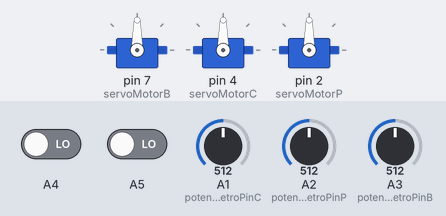
Bench run of a sketch on a simulated Arduino Uno, built with avr-gcc and run on an emulated ATmega328P. On the bench: 3 × servo. The test bench sets the inputs (shaded band); at power-on: A1 (potenciometroPinC) = 512, A2 (potenciometroPinP) = 512, A3 (potenciometroPinB) = 512, A4 LOW, A5 LOW.

Above: at 1.2 s.
1.3 s: A1 (potenciometroPinC) set to 716
At 2.5 s:
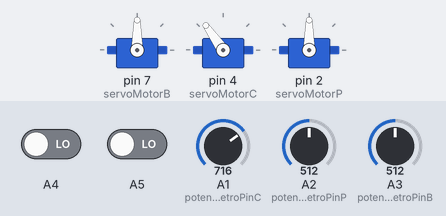
2.8 s: A2 (potenciometroPinP) set to 716
At 4.0 s:
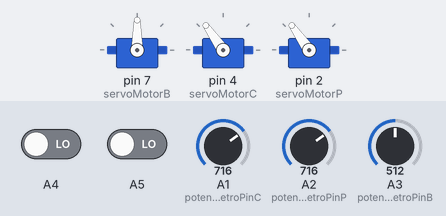
4.3 s: A3 (potenciometroPinB) set to 716
At 5.4 s:
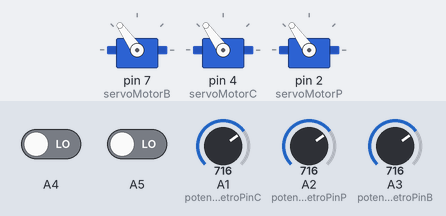
5.8 s: A1 (potenciometroPinC) set to 900
At 6.7 s:
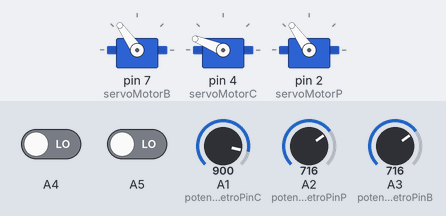
7.3 s: A2 (potenciometroPinP) set to 900
At 8.0 s:
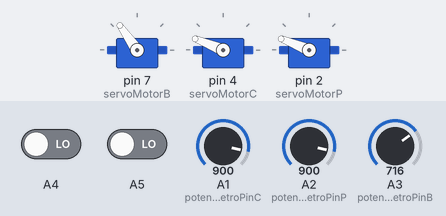
8.8 s: A3 (potenciometroPinB) set to 900
At 9.3 s:
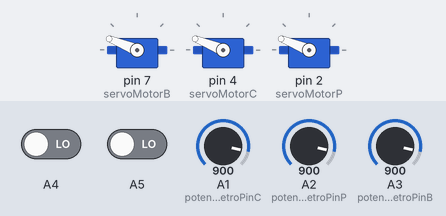
Timing chart, 0 to 11.3 s (numbered marks = the images above; inputs shaded):
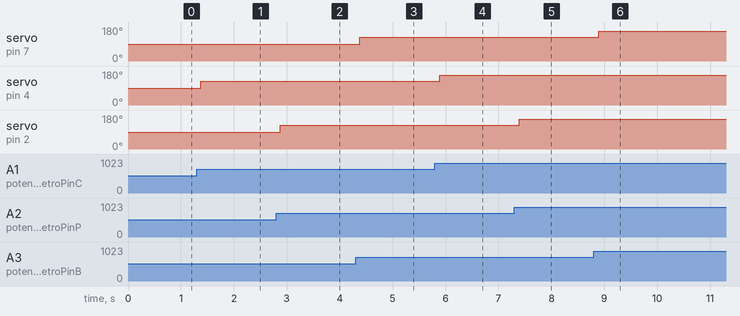

Measured:
- after the input at 1.3 s, servo on pin 4 (servoMotorC): 90° → 125° after 0.07 s
- after the input at 2.8 s, servo on pin 2 (servoMotorP): 90° → 125° after 0.08 s
- after the input at 4.3 s, servo on pin 7 (servoMotorB): 90° → 125° after 0.08 s
- after the input at 5.8 s, servo on pin 4 (servoMotorC): 125° → 158° after 0.09 s
- after the input at 7.3 s, servo on pin 2 (servoMotorP): 125° → 158° after 0.09 s
- after the input at 8.8 s, servo on pin 7 (servoMotorB): 125° → 158° after 0.10 s

The sketch:

CODIGO_ARDUINO_P_REZ_ALEJANDRO.ino
```cpp
#include <Stepper.h>
#include <Servo.h>

#define STEPS  2048

#define IN1  11
#define IN2  10
#define IN3   9
#define IN4   8

Stepper stepper(STEPS, IN4, IN2, IN3, IN1);

int8_t  quad = 0;
uint8_t previous_data;

Servo servoMotorB;
Servo servoMotorC;
Servo servoMotorP;

int potenciometroPinB = 3;
int potenciometroPinC = 1;
int potenciometroPinP = 2;

int valB;
int valC;
int valP;


void setup()
{
  stepper.setSpeed(15);

  previous_data = digitalRead(A5) << 1 | digitalRead(A4);
  PCICR  = 2;
  PCMSK1 = 0x30;

  servoMotorB.attach(7);
  servoMotorC.attach(4);
  servoMotorP.attach(2);

}


ISR (PCINT1_vect){
  uint8_t current_data = digitalRead(A5) << 1 | digitalRead(A4);

  if( current_data == previous_data )
    return;

  if( bitRead(current_data, 0) == bitRead(previous_data, 1) )
    quad -= 1;
  else
    quad += 1;
  previous_data = current_data;
}

int8_t encoder_update(void){

  int8_t val = 0;

  while(quad >= 4){
    val += 1;
    quad -= 4;
  }

  while(quad <= -4){
    val -= 1;
    quad += 4;
  }

  return val;
}


void loop(){

  int8_t stp = encoder_update();

  while(stp != 0){

    int8_t dir = (stp > 0) ? -1 : 1;
    stepper.step( 20 * dir );
    stp += dir;
    stp += encoder_update();

  }

  digitalWrite(IN1, LOW);
  digitalWrite(IN2, LOW);
  digitalWrite(IN3, LOW);
  digitalWrite(IN4, LOW);

  delay(100);

  valB = analogRead(potenciometroPinB);
  valB = map(valB, 0, 1023, 0, 180);
  servoMotorB.write(valB);

  valC = analogRead(potenciometroPinC);
  valC = map(valC, 0, 1023, 0, 180);
  servoMotorC.write(valC);

  valP = analogRead(potenciometroPinP);
  valP = map(valP, 0, 1023, 0, 180);
  servoMotorP.write(valP);

  delay(15);

}
```
